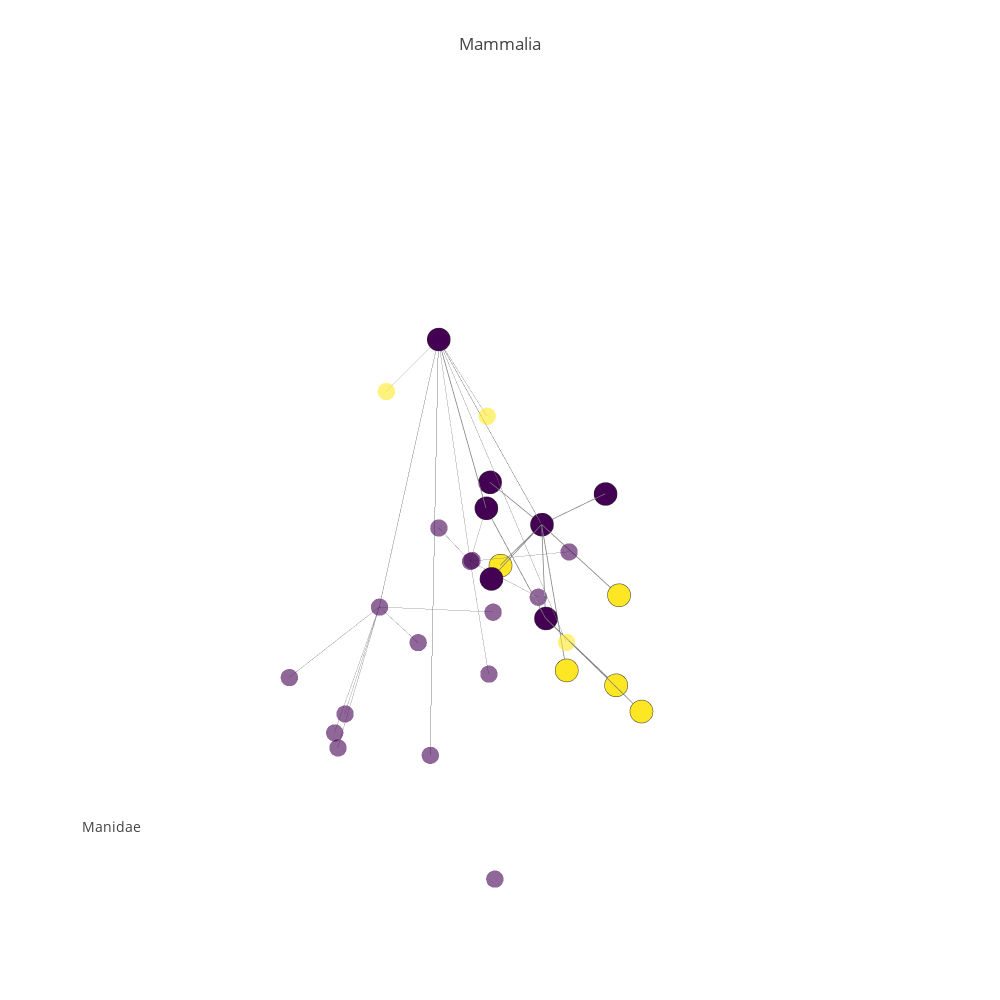

The notebook cell saved with this chart:
### Code cell
#pgp.plot_data
pgp.render_plot()
#pgp.render_plot(publish=True)

### Figure 1 — Plotly figure (JSON) as saved in the notebook; plotly's stock layout.template omitted (floating-point values rounded to 4 significant figures)
{"data": [{"hoverinfo": "none", "line": {"color": "rgb(125,125,125)", "width": 1}, "mode": "lines", "opacity": 0.7, "type": "scatter3d", "uid": "787019d2-bbd0-11e8-8d06-f45c89a09993", "x": [0.5384, 0.7489, null, 0.7489, 0.7489, null, 0.7489, 1.419, null, 0.7489, 1.419, null, 0.7489, 1.419, null, 0.7489, 1.419, null, 0.6481, 0.7489, null, 1.004, 0.7489, null, 0.7489, 1.004, null, 0.9913, 1.004, null, 0.3491, 1.004, null, 1.922, 1.004, null, 1.64, 1.004, null, 1.814, 1.004, null, 1.768, 1.004, null, 0.1796, 0.7489, null, 0.8796, 0.7489, null, -0.1137, 0.8796, null, -0.1928, -0.1137, null, -0.9512, -0.1137, null, 0.5397, -0.1137, null, -0.4915, -0.1137, null, 0.7489, -0.1137, null, -0.81, -0.1137, null, 0.08053, 0.8796, null, 0.1262, 0.08053, null, 0.3536, 0.08053, null, -0.9179, 0.08053, null, -0.6369, -0.9179, null, 0.03186, -0.9179, null, -1.13, -0.9179, null, 0.01257, -0.9179, null, 0.7489, -0.9179, null, 0.7489, -0.9179, null, 0.7489, -0.9179, null, 0.7489, -0.9179, null, -1.085, -0.9179, null, 0.7489, -0.9179, null, -1.776, -0.9179, null], "y": [0.2332, 0.02609, null, 0.02609, 0.02609, null, 0.02609, 0.3723, null, 0.02609, 0.3723, null, 0.02609, 0.3723, null, 0.02609, 0.3723, null, -0.5721, 0.02609, null, -0.4731, 0.02609, null, 0.02609, -0.4731, null, -0.08872, -0.4731, null, 0.1249, -0.4731, null, -0.09944, -0.4731, null, -0.3053, -0.4731, null, -0.25, -0.4731, null, -0.7991, -0.4731, null, 0.6764, 0.02609, null, 0.4897, 0.02609, null, -0.4729, 0.4897, null, 0.1572, -0.4729, null, -0.06935, -0.4729, null, 0.2288, -0.4729, null, -0.7674, -0.4729, null, 0.02609, -0.4729, null, -1.438, -0.4729, null, 0.421, 0.4897, null, 1.072, 0.421, null, 1.401, 0.421, null, -0.3311, 0.421, null, -0.5618, -0.3311, null, -0.1395, -0.3311, null, 0.3272, -0.3311, null, 0.5828, -0.3311, null, 0.02609, -0.3311, null, 0.02609, -0.3311, null, 0.02609, -0.3311, null, 0.02609, -0.3311, null, -1.025, -0.3311, null, 0.02609, -0.3311, null, -0.2549, -0.3311, null], "z": [190.0, 225.1, null, 225.1, 225.1, null, 225.1, 22.93, null, 225.1, 22.93, null, 225.1, 22.93, null, 225.1, 22.93, null, 181.1, 225.1, null, 65.04, 225.1, null, 225.1, 65.04, null, 58.76, 65.04, null, 66.07, 65.04, null, 23.08, 65.04, null, 23.01, 65.04, null, 20.07, 65.04, null, 27.92, 65.04, null, 66.04, 225.1, null, 161.0, 225.1, null, 58.99, 161.0, null, 58.66, 58.99, null, 55.77, 58.99, null, 35.01, 58.99, null, 34.94, 58.99, null, 225.1, 58.99, null, 23.05, 58.99, null, 66.08, 161.0, null, 55.46, 66.08, null, 66.01, 66.08, null, 65.96, 66.08, null, 35.04, 65.96, null, 65.91, 65.96, null, 35.09, 65.96, null, 35.09, 65.96, null, 225.1, 65.96, null, 225.1, 65.96, null, 225.1, 65.96, null, 225.1, 65.96, null, 65.98, 65.96, null, 225.1, 65.96, null, 66.06, 65.96, null]}, {"hoverinfo": "none", "line": {"color": "rgb(125,125,125)", "width": 1.5}, "mode": "lines", "opacity": 1, "type": "scatter3d", "uid": "78701d24-bbd0-11e8-9a65-f45c89a09993", "x": [0.8796, 0.7489, null, 0.08053, 0.8796, null, 0.1262, 0.08053, null, 0.3536, 0.08053, null, -0.9179, 0.08053, null, -0.6369, -0.9179, null, 0.03186, -0.9179, null, -1.13, -0.9179, null, 0.01257, -0.9179, null, -1.085, -0.9179, null, -1.776, -0.9179, null], "y": [0.4897, 0.02609, null, 0.421, 0.4897, null, 1.072, 0.421, null, 1.401, 0.421, null, -0.3311, 0.421, null, -0.5618, -0.3311, null, -0.1395, -0.3311, null, 0.3272, -0.3311, null, 0.5828, -0.3311, null, -1.025, -0.3311, null, -0.2549, -0.3311, null], "z": [161.0, 225.1, null, 66.08, 161.0, null, 55.46, 66.08, null, 66.01, 66.08, null, 65.96, 66.08, null, 35.04, 65.96, null, 65.91, 65.96, null, 35.09, 65.96, null, 35.09, 65.96, null, 65.98, 65.96, null, 66.06, 65.96, null]}, {"hoverinfo": "skip", "marker": {"color": [0, 2, 0, 0, 2, 0, 0, 0, 0, 0, 0, 0, 2, 0, 0, 0, 0, 0, 0, 0, 0, 2, 2, 0, 2, 0, 2, 2, 0, 0], "colorscale": "Viridis", "opacity": 0.6, "size": 6, "symbol": "circle"}, "mode": "markers", "name": "actors", "type": "scatter3d", "uid": "78701ee4-bbd0-11e8-9264-f45c89a09993", "x": [0.7489, 0.5384, 1.419, 1.755, 0.6481, 1.004, 0.9913, 0.3491, 1.922, 1.64, 1.814, 1.768, 0.1796, 0.8796, -0.1137, -0.1928, -0.9512, 0.5397, -0.4915, -0.81, 0.08053, 0.1262, 0.3536, -0.9179, -0.6369, 0.03186, -1.13, 0.01257, -1.085, -1.776], "y": [0.02609, 0.2332, 0.3723, 1.227, -0.5721, -0.4731, -0.08872, 0.1249, -0.09944, -0.3053, -0.25, -0.7991, 0.6764, 0.4897, -0.4729, 0.1572, -0.06935, 0.2288, -0.7674, -1.438, 0.421, 1.072, 1.401, -0.3311, -0.5618, -0.1395, 0.3272, 0.5828, -1.025, -0.2549], "z": [225.1, 190.0, 22.93, 8.995, 181.1, 65.04, 58.76, 66.07, 23.08, 23.01, 20.07, 27.92, 66.04, 161.0, 58.99, 58.66, 55.77, 35.01, 34.94, 23.05, 66.08, 55.46, 66.01, 65.96, 35.04, 65.91, 35.09, 35.09, 65.98, 66.06]}, {"hoverinfo": "text", "marker": {"color": [0, 0, 0, 2, 2, 0, 2, 0, 2, 2, 0, 0], "colorscale": "Viridis", "line": {"color": "rgb(50,50,50)", "width": 0.5}, "size": 8, "symbol": "circle"}, "mode": "markers", "name": "actors", "text": ["1 Mammalia", "2 Triconodonts", "3 Tachyglossidae", "3 Ornithorhynchus anatinus", "2 Multituberculata", "2 Marsupialia", "3 Paucituberculata", "3 Microbiotheria", "3 Dasyuromorphia", "3 Peramelemorphia", "3 Notoryctemorphia", "3 Diprotodontia", "2 Palaeoryctoids", "2 Eutheria", "3 Edentata", "4 Cingulata", "4 Pilosa", "4 Folivora", "4 Megalonychidae", "4 Vermilingua", "3 Pholidota", "4 Epoicotheriidae", "4 Metacheiromyidae", "4 Manidae", "5 Eurotamandua", "5 Maninae", "5 Eomanis", "5 Necromanis", "5 Smutsiinae (African pangolins)", "5 Manis (Smutsia) temminckii"], "type": "scatter3d", "uid": "78702064-bbd0-11e8-ab37-f45c89a09993", "x": [0.7489, 0.8796, 0.08053, 0.1262, 0.3536, -0.9179, -0.6369, 0.03186, -1.13, 0.01257, -1.085, -1.776], "y": [0.02609, 0.4897, 0.421, 1.072, 1.401, -0.3311, -0.5618, -0.1395, 0.3272, 0.5828, -1.025, -0.2549], "z": [225.1, 161.0, 66.08, 55.46, 66.01, 65.96, 35.04, 65.91, 35.09, 35.09, 65.98, 66.06]}], "layout": {"annotations": [{"font": {"size": 14}, "showarrow": false, "text": "Manidae", "x": 0, "xanchor": "left", "xref": "paper", "y": 0.1, "yanchor": "bottom", "yref": "paper"}], "height": 1000, "hovermode": "closest", "margin": {"t": 100}, "scene": {"xaxis": {"showbackground": false, "showgrid": false, "showline": false, "showticklabels": false, "title": "", "zeroline": false}, "yaxis": {"showbackground": false, "showgrid": false, "showline": false, "showticklabels": false, "title": "", "zeroline": false}, "zaxis": {"showbackground": false, "showgrid": false, "showline": false, "showticklabels": false, "title": "", "zeroline": false}}, "showlegend": false, "title": "Mammalia", "width": 1000}}
